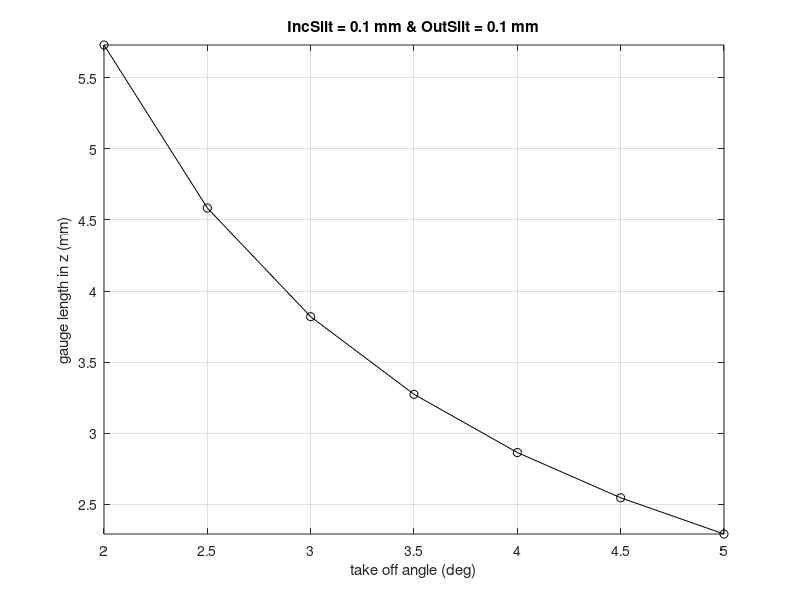

Here is the MATLAB script that generated this plot:
clear all
close all
clc

%%%%%%%%%%%%%%%%%%%%%%%%%%%%%%%%%%%%%%%%%%%%%%%%%%%%%%%%%%%%%%%%%%%%%%%%%%%%%%
TakeOffAngle    = 2:0.5:5.0;                    % IN deg
IncSlitSizeRad  = 0.1;                          % IN mm
OutSlitSizeRad  = 0.1;                          % IN mm
%%%%%%%%%%%%%%%%%%%%%%%%%%%%%%%%%%%%%%%%%%%%%%%%%%%%%%%%%%%%%%%%%%%%%%%%%%%%%%

GaugeLengthZUS  = IncSlitSizeRad*cosd(TakeOffAngle./2)./sind(TakeOffAngle);
GaugeLengthZDS  = OutSlitSizeRad*cosd(TakeOffAngle./2)./sind(TakeOffAngle);
GaugeLengthZ    = GaugeLengthZUS + GaugeLengthZDS;

figure(2)
plot(TakeOffAngle, GaugeLengthZ, 'ko-')
axis tight
title(['IncSlit = ', num2str(IncSlitSizeRad), ' mm & OutSlit = ', num2str(OutSlitSizeRad), ' mm'])
xlabel('take off angle (deg)')
ylabel('gauge length in z (mm)')
grid on
